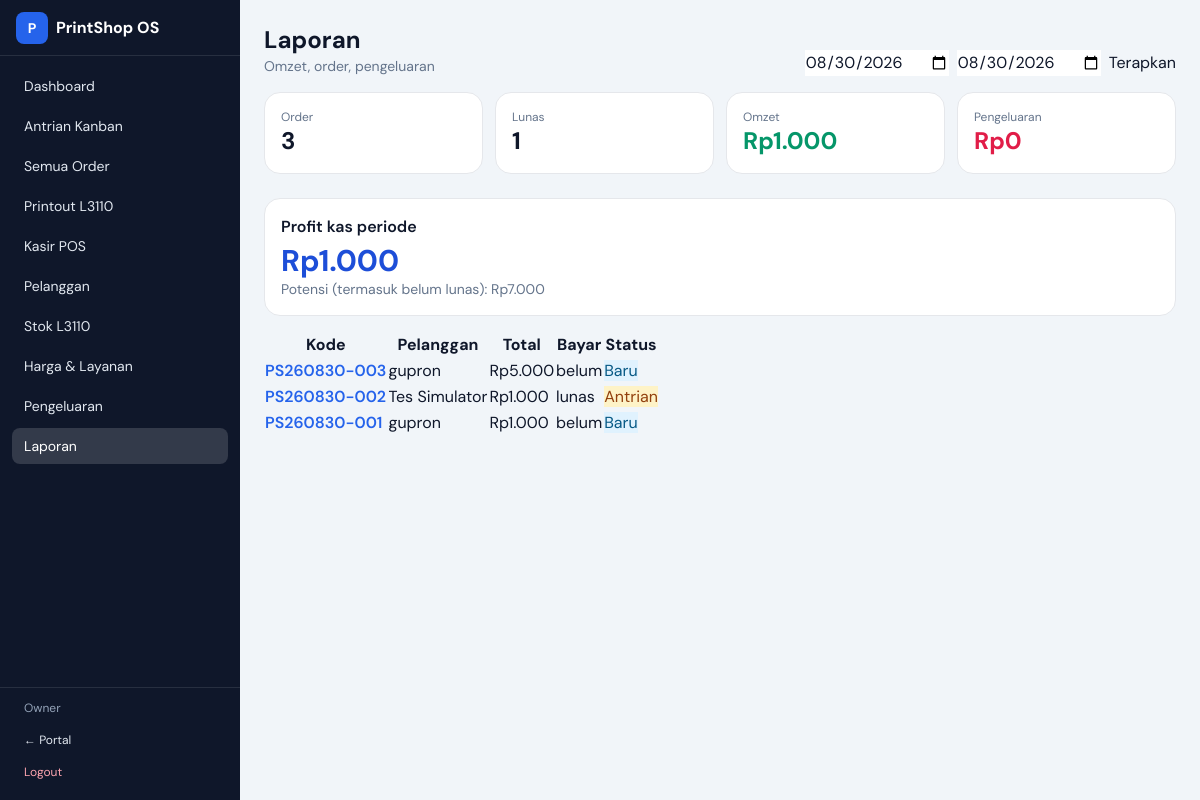
The page /admin/reports (signed in) on the database its author committed.
### tables this page shows
CREATE TABLE users (
                    id INTEGER PRIMARY KEY AUTOINCREMENT,
                    username TEXT UNIQUE NOT NULL,
                    password_hash TEXT NOT NULL,
                    full_name TEXT,
                    role TEXT NOT NULL DEFAULT 'admin',
                    created_at TEXT NOT NULL
                );

CREATE TABLE orders (
                    id INTEGER PRIMARY KEY AUTOINCREMENT,
                    code TEXT UNIQUE NOT NULL,
                    track_token TEXT UNIQUE NOT NULL,
                    customer_id INTEGER,
                    customer_name TEXT NOT NULL,
                    customer_phone TEXT,
                    customer_email TEXT,
                    source TEXT NOT NULL DEFAULT 'web',
                    priority INTEGER NOT NULL DEFAULT 0,
                    status TEXT NOT NULL DEFAULT 'baru',
                    payment_status TEXT NOT NULL DEFAULT 'belum',
                    payment_method TEXT,
                    paid_amount INTEGER NOT NULL DEFAULT 0,
                    subtotal INTEGER NOT NULL DEFAULT 0,
                    discount INTEGER NOT NULL DEFAULT 0,
                    addons_total INTEGER NOT NULL DEFAULT 0,
                    tax INTEGER NOT NULL DEFAULT 0,
                    total INTEGER NOT NULL DEFAULT 0,
                    notes TEXT DEFAULT '',
                    internal_notes TEXT DEFAULT '',
                    due_at TEXT,
                    eta_minutes INTEGER,
                    created_at TEXT NOT NULL,
                    updated_at TEXT NOT NULL,
                    completed_at TEXT,
                    FOREIGN KEY(customer_id) REFERENCES customers(id)
                );

### app/routers/admin.py (the view)
@router.get("/reports", response_class=HTMLResponse)
async def reports(request: Request, start: str = "", end: str = ""):
    user = current_user(request)
    if not user:
        return RedirectResponse("/admin/login", status_code=303)
    if not start:
        start = today_wib()
    if not end:
        end = today_wib()
    report = db.report_range(start, end)
    stats = db.dashboard_stats(end)
    return templates.TemplateResponse(
        "admin/reports.html",
        {
            "request": request,
            "user": user,
            "report": report,
            "stats": stats,
            "start": start,
            "end": end,
        },
    )

### app/templates/admin/reports.html (shortened to what this page needs)
{% extends "base_admin.html" %}
{% block content %}
<div class="flex flex-col sm:flex-row sm:items-end justify-between gap-3 mb-4">
  <div>
    <h1 class="text-2xl font-bold">Laporan</h1>
    <p class="text-sm text-slate-500">Omzet, order, pengeluaran</p>
  </div>
  <form class="flex flex-wrap gap-2" method="get">
    <input class="input" type="date" name="start" value="{{ start }}">
    <input class="input" type="date" name="end" value="{{ end }}">
    <button class="btn btn-secondary" type="submit">Terapkan</button>
  </form>
</div>
<div class="grid grid-cols-2 lg:grid-cols-4 gap-3 mb-6">
  <div class="rounded-2xl bg-white border p-4"><div class="text-xs text-slate-500">Order</div><div class="text-2xl font-bold">{{ report.order_count }}</div></div>
  <div class="rounded-2xl bg-white border p-4"><div class="text-xs text-slate-500">Lunas</div><div class="text-2xl font-bold">{{ report.paid_count }}</div></div>
  <div class="rounded-2xl bg-white border p-4"><div class="text-xs text-slate-500">Omzet</div><div class="text-2xl font-bold text-emerald-600">{{ rupiah(report.revenue) }}</div></div>
  <div class="rounded-2xl bg-white border p-4"><div class="text-xs text-slate-500">Pengeluaran</div><div class="text-2xl font-bold text-rose-600">{{ rupiah(report.expense_total) }}</div></div>
</div>
<div class="rounded-2xl bg-white border p-4 mb-4">
  <div class="font-semibold mb-1">Profit kas periode</div>
  <div class="text-3xl font-bold text-blue-700">{{ rupiah(report.revenue - report.expense_total) }}</div>
  <div class="text-sm text-slate-500">Potensi (termasuk belum lunas): {{ rupiah(report.potential) }}</div>
</div>
<div class="table-wrap">
  <table class="data">
    <thead><tr><th>Kode</th><th>Pelanggan</th><th>Total</th><th>Bayar</th><th>Status</th></tr></thead>
    <tbody>
      {% for o in report.orders %}
      <tr>
        <td><a class="text-blue-600 font-semibold" href="/admin/orders/{{ o.id }}">{{ o.code }}</a></td>
        <td>{{ o.customer_name }}</td>
        <td>{{ rupiah(o.total) }}</td>
        <td>{{ o.payment_status }}</td>
        <td><span class="badge {{ status_colors.get(o.status) }}">{{ status_labels.get(o.status) }}</span></td>
      </tr>
      {% else %}
      <tr><td colspan="5" class="text-center text-slate-400 py-6">Tidak ada data di rentang ini</td></tr>
      {% endfor %}
    </tbody>
  </table>
</div>
{% endblock %}

### app/templates/base_admin.html (shortened to what this page needs)
<!DOCTYPE html>
<html lang="id">
<head>
  <script src="https://cdn.tailwindcss.com"></script>
  <link rel="stylesheet" href="/static/css/app.css">
</head>
<body class="bg-slate-100 text-slate-900 font-sans antialiased min-h-screen">
  <div class="min-h-screen flex">
    <aside class="hidden md:flex w-60 flex-col bg-brand-900 text-slate-200">
      <div class="h-14 px-4 flex items-center gap-2 border-b border-white/10 font-bold text-white">
        <span class="w-8 h-8 rounded-lg bg-brand-600 grid place-items-center text-sm">P</span>
        PrintShop OS
      </div>
      <nav class="flex-1 p-3 space-y-1 text-sm">
        {% set nav_items = [
          ('/admin', 'Dashboard'),
          ('/admin/kanban', 'Antrian Kanban'),
          ('/admin/orders', 'Semua Order'),
          ('/admin/print-jobs', 'Printout L3110'),
          ('/admin/pos', 'Kasir POS'),
          ('/admin/customers', 'Pelanggan'),
          ('/admin/inventory', 'Stok L3110'),
          ('/admin/services', 'Harga & Layanan'),
          ('/admin/expenses', 'Pengeluaran'),
          ('/admin/reports', 'Laporan'),
        ] %}
        {% for href, label in nav_items %}
        <a href="{{ href }}" class="block px-3 py-2 rounded-lg hover:bg-white/10 {% if request.url.path == href or (href != '/admin' and request.url.path.startswith(href)) %}bg-white/15 text-white{% endif %}">{{ label }}</a>
        {% endfor %}
      </nav>
      <div class="p-3 border-t border-white/10 text-xs">
        <div class="px-3 mb-2 text-slate-400">{{ user.full_name or user.username }}</div>
        <a href="/" class="block px-3 py-2 rounded-lg hover:bg-white/10">← Portal</a>
        <a href="/admin/logout" class="block px-3 py-2 rounded-lg hover:bg-white/10 text-rose-300">Logout</a>
      </div>
    </aside>
    <div class="flex-1 flex flex-col min-w-0">
      <main class="flex-1 p-4 md:p-6">
        {% block content %}{% endblock %}
      </main>
    </div>
  </div>
</body>
</html>

### app/static/css/app.css (style rules this page uses)
:root { color-scheme: light; }
body { font-feature-settings: "ss01" on; }
.badge { @apply inline-flex items-center px-2 py-0.5 rounded-full text-xs font-semibold; }
.btn { @apply inline-flex items-center justify-center gap-2 px-4 py-2 rounded-xl text-sm font-semibold transition; }
.btn-secondary { @apply bg-slate-100 text-slate-800 hover:bg-slate-200; }
.input { @apply w-full rounded-xl border border-slate-300 px-3 py-2 text-sm focus:outline-none focus:ring-2 focus:ring-blue-500 focus:border-blue-500 bg-white; }
.table-wrap { @apply overflow-x-auto rounded-2xl border border-slate-200 bg-white; }
table.data { @apply w-full text-sm; }
table.data th { @apply text-left px-3 py-2 bg-slate-50 text-slate-500 font-semibold border-b; }
table.data td { @apply px-3 py-2 border-b border-slate-100 align-top; }

### rows shown on the page
users: full_name "Owner"
orders: code "PS260830-003", customer_name "gupron", total "Rp5.000", payment_status "belum", get "Baru"
orders: code "PS260830-002", customer_name "Tes Simulator", total "Rp1.000", payment_status "lunas", get "Antrian"
orders: code "PS260830-001", customer_name "gupron", total "Rp1.000", payment_status "belum", get "Baru"

### other values the page prints
{{ label }} "Dashboard" "Antrian Kanban" "Semua Order" "Printout L3110" "Kasir POS" "Pelanggan" "Stok L3110" "Harga & Layanan" "Pengeluaran" "Laporan"
{{ report.order_count }} "3"
{{ report.paid_count }} "1"
{{ rupiah(report.revenue) }} "Rp1.000"
{{ rupiah(report.expense_total) }} "Rp0"
{{ rupiah(report.revenue - report.expense_total) }} "Rp1.000"
{{ rupiah(report.potential) }} "Rp7.000"
